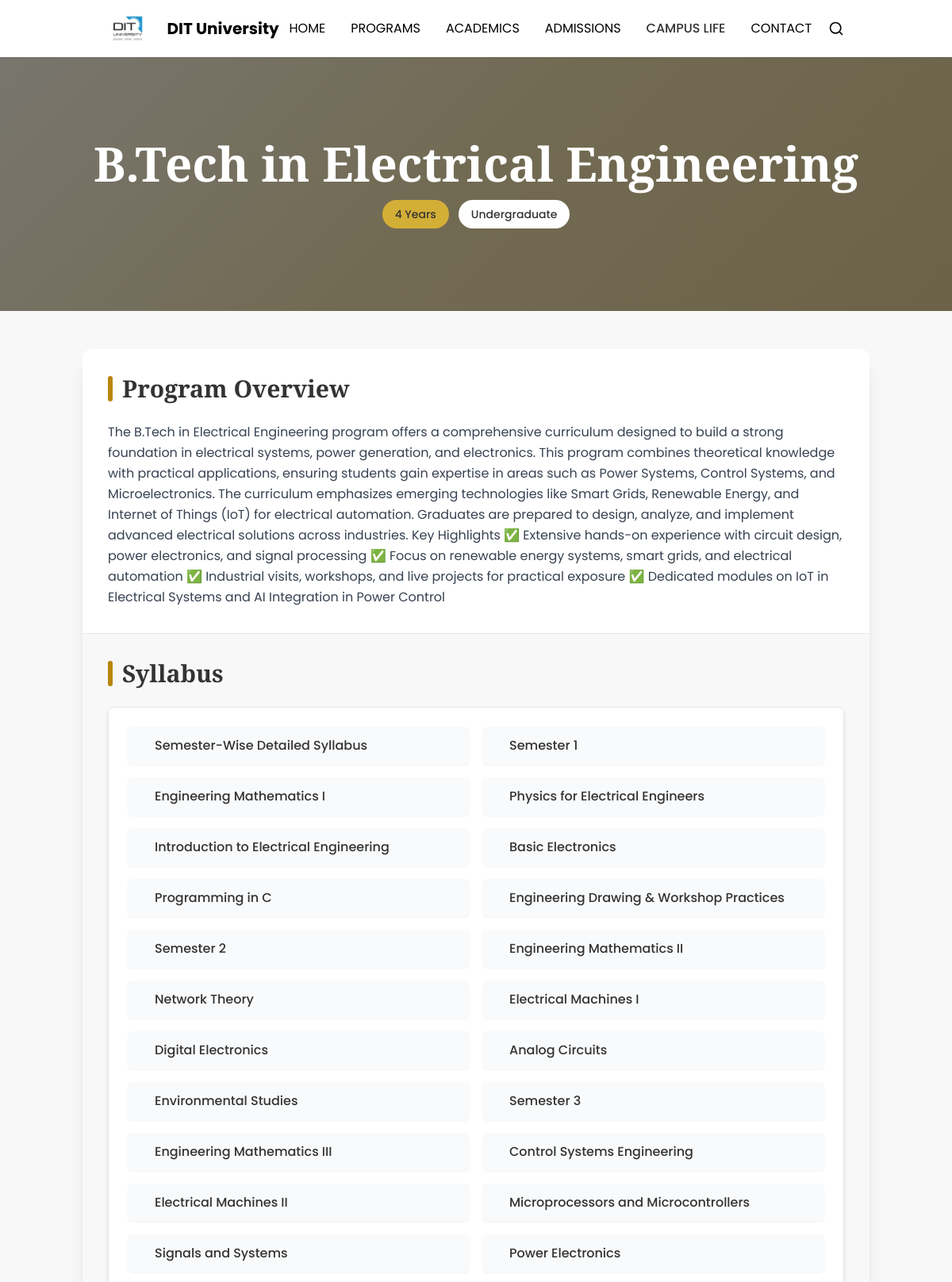
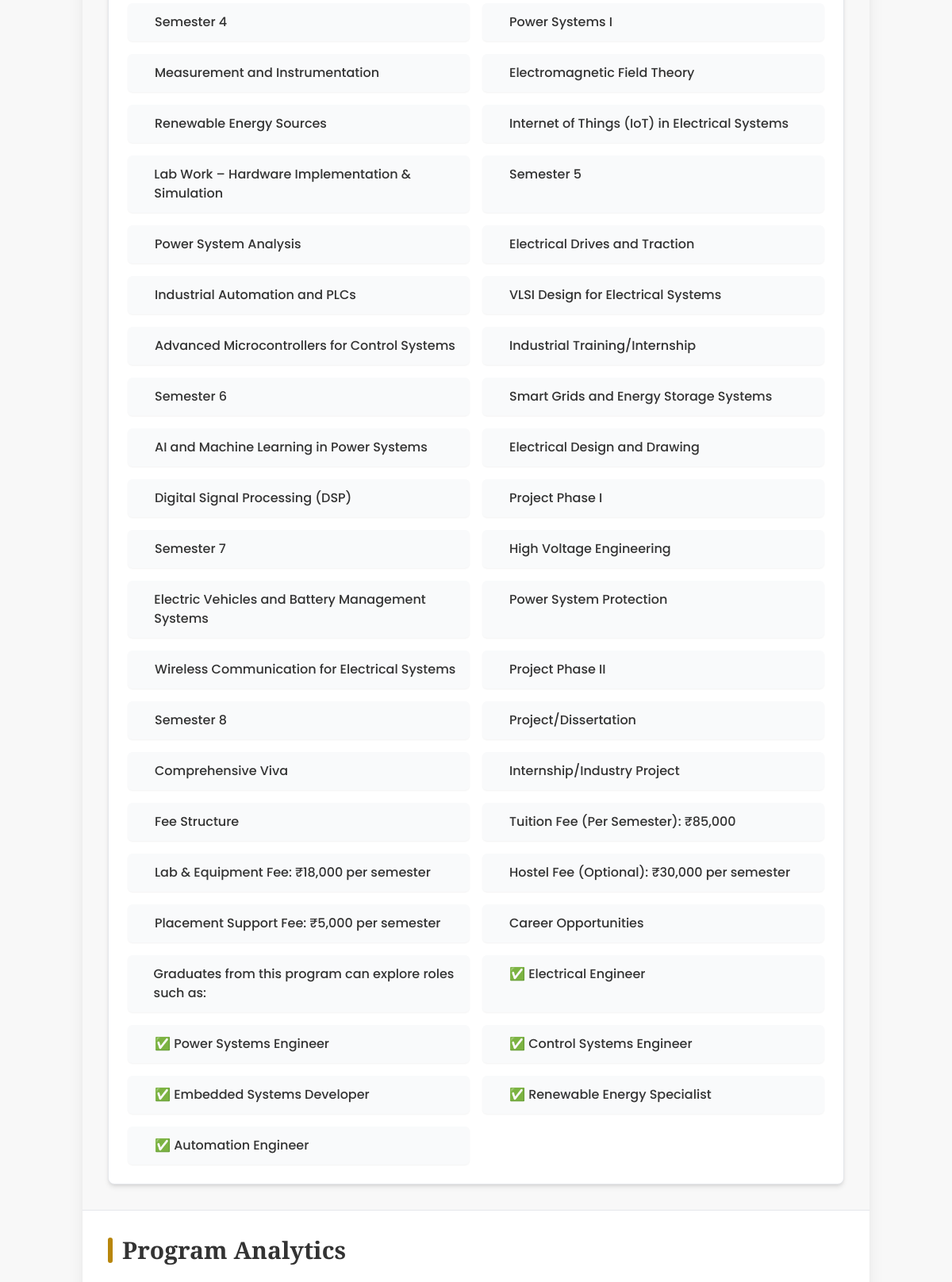
Page /departments/1/programs_details/4/ (upper part) on the committed database (2 pictures, top to bottom).
### website/models.py (models this page shows, shortened)
class Program(models.Model):
    id = models.AutoField(primary_key=True)
    name = models.CharField(max_length=255, unique=True)
    duration = models.CharField(max_length=100)  # e.g., "4 Years", "3 Years"
    level = models.CharField(max_length=100)     # e.g., "Undergraduate", "Postgraduate"
    description = models.TextField(blank=True, null=True)
    syllabus = models.TextField(blank=True, null=True)
    department = models.ForeignKey(
        Department,
        on_delete=models.CASCADE,
        related_name='programs'
    )

### website/views.py (the view, shortened to what this page needs)
class DepartmentViewSet(viewsets.ModelViewSet):
    queryset = Department.objects.all()
    serializer_class = DepartmentSerializer
    @action(detail=True, methods=['get'], url_path='programs_details/(?P<program_id>\d+)')
    def program_details(self, request, pk=None, program_id=None):
        department = get_object_or_404(Department, id=pk)
        program = get_object_or_404(Program, id=program_id, department=department)
        return render(request, 'sub_templates/programs_details.html', {'program': program})

### templates/sub_templates/programs_details.html (shortened to what this page needs)
<!DOCTYPE html>
<html lang="en">
<head>
    <script src="https://cdn.tailwindcss.com"></script>
</head>
<body class="bg-offwhite text-charcoal min-h-screen">
    {% include 'new.html' %}
    <div class="relative h-80 overflow-hidden">
        <div class="absolute inset-0 bg-charcoal opacity-80"></div>
        <div class="absolute inset-0 gold-gradient opacity-20"></div>
        <div class="absolute inset-0 flex flex-col justify-center items-center text-center px-4">
            <h1 class="text-4xl md:text-5xl lg:text-6xl font-bold text-white playfair mb-4">{{ program.name }}</h1>
            <div class="flex flex-wrap justify-center gap-3">
                <span class="px-4 py-2 bg-gold text-charcoal rounded-full text-sm font-medium">{{ program.duration }}</span>
                <span class="px-4 py-2 bg-white text-charcoal rounded-full text-sm font-medium">{{ program.level }}</span>
            </div>
        </div>
    </div>
    <main class="container mx-auto px-4 py-12">
        <div class="bg-white rounded-xl shadow-xl overflow-hidden mb-12 transform transition-all duration-300 hover:shadow-2xl">
            <div class="p-8 border-b border-gray-200">
                <h2 class="text-3xl font-bold playfair text-charcoal mb-6 flex items-center">
                    <span class="w-1.5 h-8 bg-gold-dark rounded mr-3"></span>
                    Program Overview
                </h2>
                <p class="text-gray-700 leading-relaxed">{{ program.description }}</p>
            </div>
            <div class="p-8 bg-offwhite">
                <h2 class="text-3xl font-bold playfair text-charcoal mb-6 flex items-center">
                    <span class="w-1.5 h-8 bg-gold-dark rounded mr-3"></span>
                    Syllabus
                </h2>
                <div class="bg-white p-6 rounded-lg shadow-md border border-gray-200">
                    <div class="grid grid-cols-1 md:grid-cols-2 gap-4">
                        {% for topic in program.syllabus.splitlines %}
                            <div class="flex items-start gap-3 bg-gray-50 p-3 rounded-md shadow-sm">
                                <span class="w-2.5 h-2.5 bg-primary rounded-full mt-1"></span>
                                <span class="text-charcoal font-medium">{{ topic }}</span>
                            </div>
                        {% empty %}
                            <div class="text-gray-500 italic">No syllabus available for this program.</div>
                        {% endfor %}
                    </div>
                </div>
            </div>
            <div class="p-8 border-t border-gray-200">
                <h2 class="text-3xl font-bold playfair text-charcoal mb-6 flex items-center">
                    <span class="w-1.5 h-8 bg-gold-dark rounded mr-3"></span>
                    Program Analytics
                </h2>
            </div>
        </div>
    </main>
</body>
</html>

### templates/sub_templates/programs_details.html (style rules this page uses)
body { font-family: 'Poppins', sans-serif; }
.playfair { font-family: 'Playfair Display', serif; }
.gold-gradient { background: linear-gradient(135deg, #f5e7c1 0%, #d4af37 50%, #b8860b 100%); }

### rows in the picture
Program: name "B.Tech in Electrical Engineering", duration "4 Years", level "Undergraduate", description "The B.Tech in Electrical Engineering program offers a comprehensive curriculum designed to build a strong foundation in electrical systems, power generation, and electronics. This program combines theoretical knowledge with practical applications, ensuring students gain expertise in areas such as Power Systems, Control Systems, and Microelectronics. The curriculum emphasizes emerging technologies like Smart Grids, Renewable Energy, and Internet of Things (IoT) for electrical automation. Graduates are prepared to design, analyze, and implement advanced electrical solutions across industries. Key Highlights ✅ Extensive hands-on experience with circuit design, power electronics, and signal…"

### other values in the picture
{{ topic }} "Semester-Wise Detailed Syllabus" "Semester 1" "Engineering Mathematics I" "Physics for Electrical Engineers" "Introduction to Electrical Engineering" "Basic Electronics" "Programming in C" "Engineering Drawing & Workshop Practices" "Semester 2" "Engineering Mathematics II" "Network Theory" "Electrical Machines I" "Digital Electronics" "Analog Circuits" "Environmental Studies" "Semester 3" "Engineering Mathematics III" "Control Systems Engineering" "Electrical Machines II" "Microprocessors and Microcontrollers" "Signals and Systems" "Power Electronics" "Semester 4" "Power Systems I" "Measurement and Instrumentation" "Electromagnetic Field Theory" "Renewable Energy Sources" "Internet of Things (IoT) in Electrical Systems" "Lab Work – Hardware Implementation & Simulation" "Semester 5" "Power System Analysis" "Electrical Drives and Traction" "Industrial Automation and PLCs" "VLSI Design for Electrical Systems" "Advanced Microcontrollers for Control Systems" "Industrial Training/Internship" "Semester 6" "Smart Grids and Energy Storage Systems" "AI and Machine Learning in Power Systems" "Electrical Design and Drawing" "Digital Signal Processing (DSP)" "Project Phase I" "Semester 7" "High Voltage Engineering" "Electric Vehicles and Battery Management Systems" "Power System Protection" "Wireless Communication for Electrical Systems" "Project Phase II" "Semester 8" "Project/Dissertation" "Comprehensive Viva" "Internship/Industry Project" "Fee Structure" "Tuition Fee (Per Semester): ₹85,000" "Lab & Equipment Fee: ₹18,000 per semester" "Hostel Fee (Optional): ₹30,000 per semester" "Placement Support Fee: ₹5,000 per semester" "Career Opportunities" "Graduates from this program can explore roles such as:" "✅ Electrical Engineer" "✅ Power Systems Engineer" "✅ Control Systems Engineer" "✅ Embedded Systems Developer" "✅ Renewable Energy Specialist" "✅ Automation Engineer"
